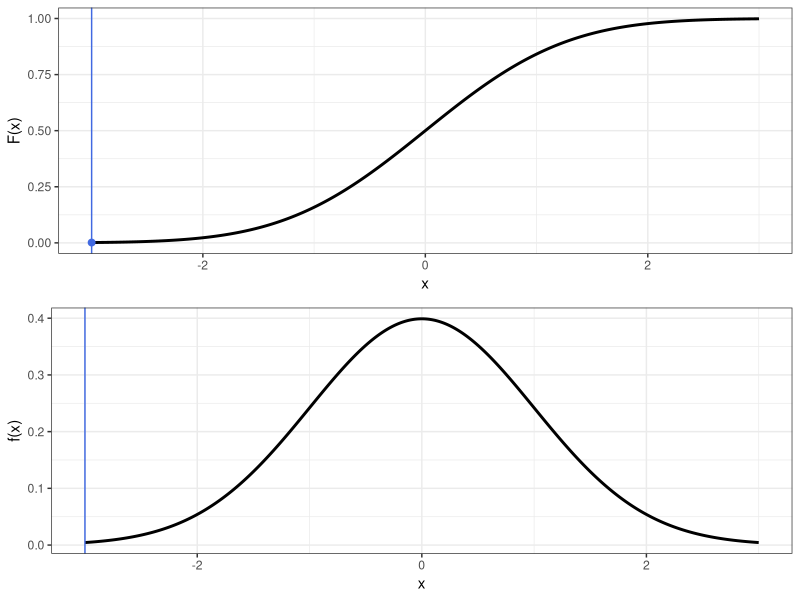
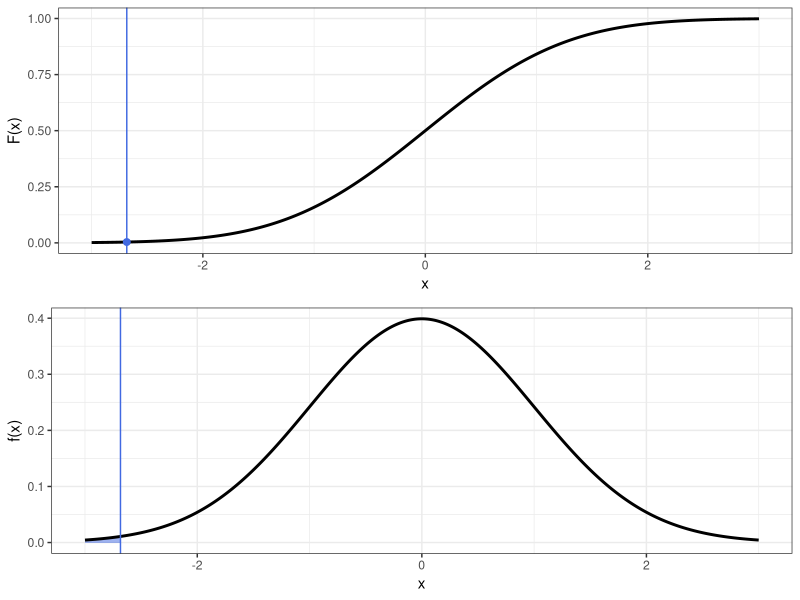
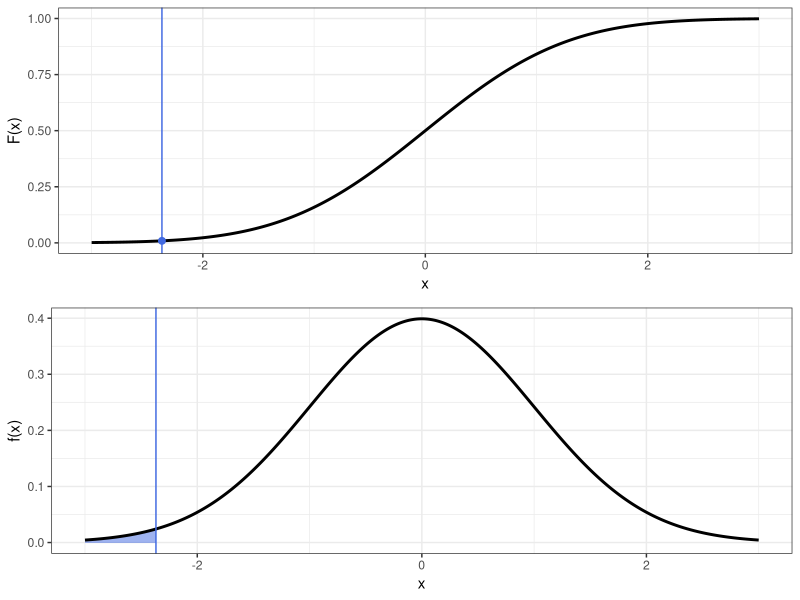
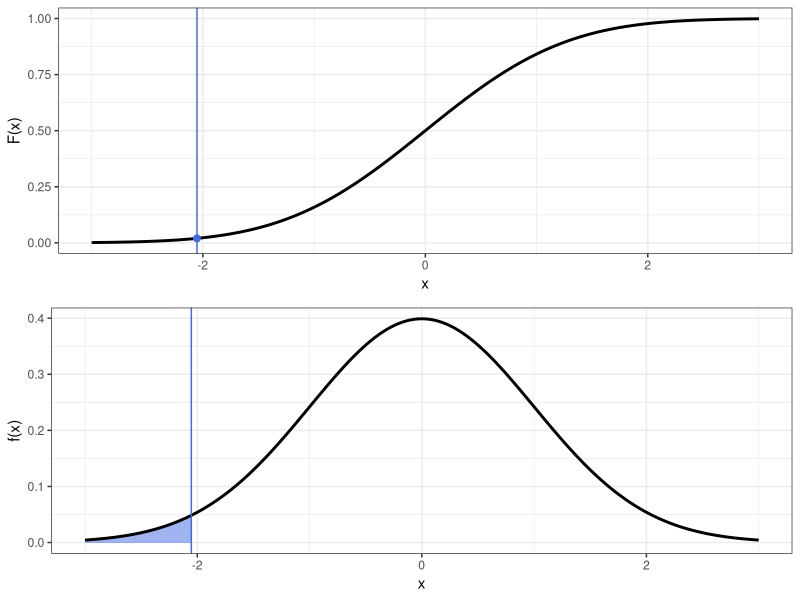
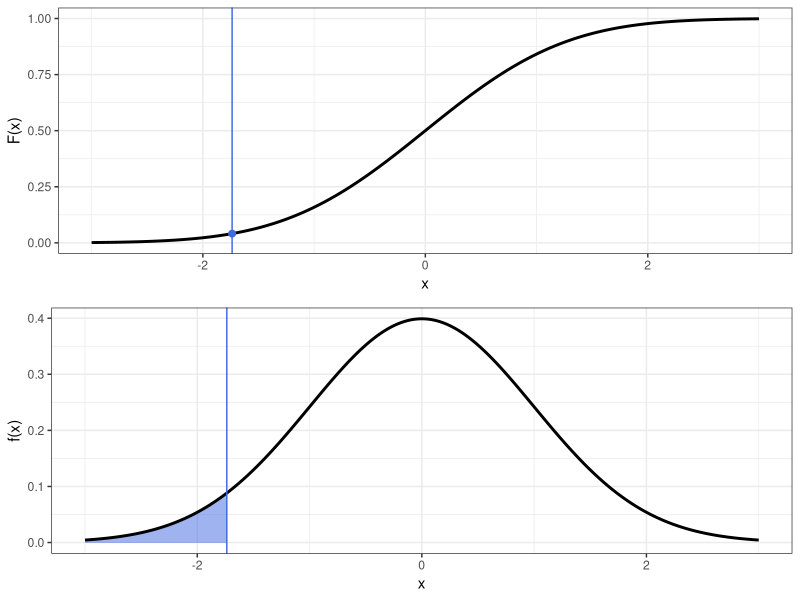
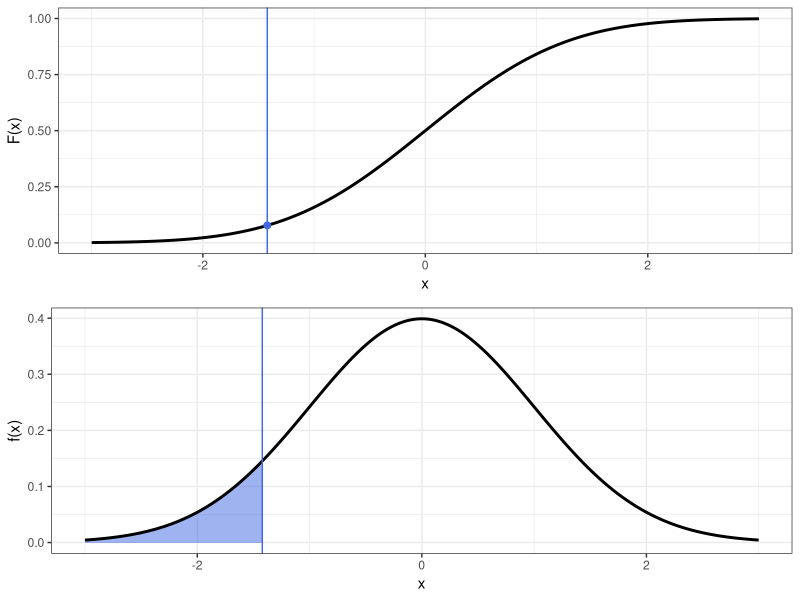
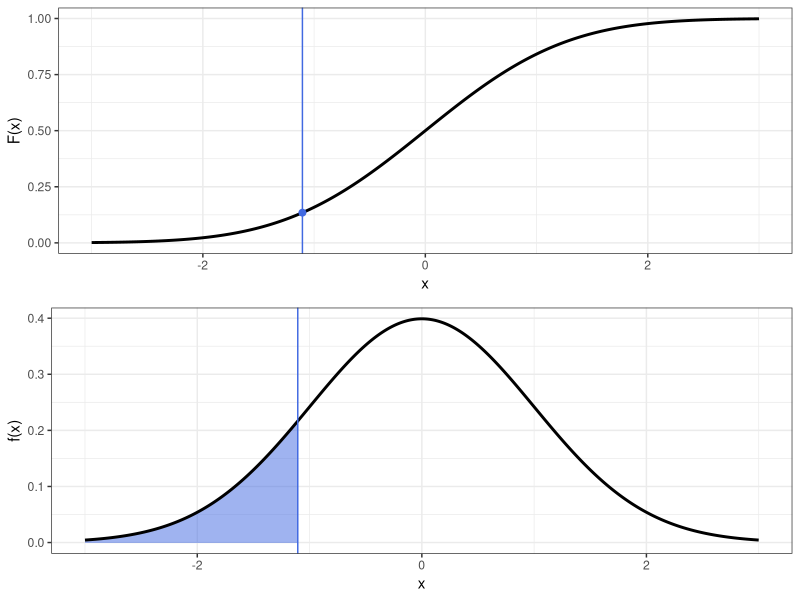
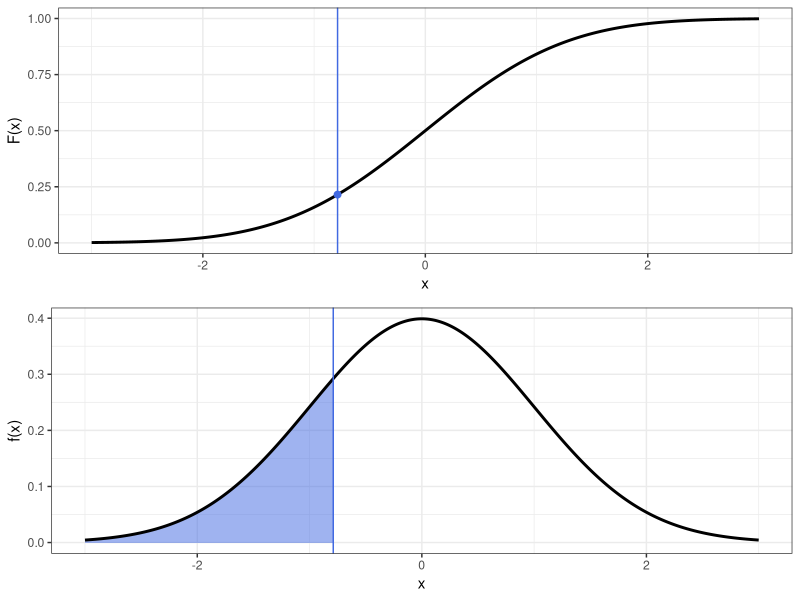

Reproduce these figures in R, in order.
library(tidyverse)
theme_set(theme_bw())

dir.create("antideriv_pics")


x_lines <- seq(-3, 3, length.out = 20) %>% round(3)

tibble(x = seq(-3, 3, by = .001),
       func = dnorm(x),
       integral = pnorm(x)) -> antideriv_data

tibble(x = x_lines,
       y = pnorm(x)) -> antideriv_points

# i = 3

for (i in 1:20) {
  gridExtra::grid.arrange(
    antideriv_data %>%
      ggplot(aes(x, integral)) +
      # geom_area(
      #   data = antideriv_data %>% filter(x < x_lines[2]),
      #   fill = "royalblue",
      #   alpha = .5
      # ) +
      geom_line(size = 1) +
      geom_vline(xintercept = x_lines[i],
                 color = "royalblue") +
      annotate(
        geom = "point",
        x = x_lines[i],
        y = antideriv_points$y[i],
        size = 2,
        color = "royalblue"
      ) +
      # #  facet_wrap(~ name, nrow = 2, scales = "free_y") +
      labs(y = "F(x)"),
    
    antideriv_data %>%
      ggplot(aes(x, func)) +
      geom_area(
        data = antideriv_data %>% filter(x < x_lines[i]),
        fill = "royalblue",
        alpha = .5
      ) +
      geom_line(size = 1) +
      geom_vline(xintercept = x_lines[i],
                 color = "royalblue") +
      #  facet_wrap(~ name, nrow = 2, scales = "free_y") +
      labs(y = "f(x)")
  ) -> current_plot
  
  ggsave(paste0("antideriv_pics/antideriv", i, ".png"), current_plot)
  
}
  
  # antideriv_data %>%
  #   ggplot(aes(x, integral)) +
  #   # geom_area(
  #   #   data = antideriv_data %>% filter(x < x_lines[2]),
  #   #   fill = "royalblue",
  #   #   alpha = .5
  #   # ) +
  #   geom_line(size = 1) +
  #   geom_vline(xintercept = x_lines[i],
  #              color = "royalblue") +
  #   annotate(geom = "point",
  #            x = x_lines[i],
  #            y = antideriv_points$y[i],
  #            size = 2,
  #            color = "royalblue") +
  #   # #  facet_wrap(~ name, nrow = 2, scales = "free_y") +
  #   labs(y = "Value"),
  # 
  # antideriv_data %>%
  #   ggplot(aes(x, func)) +
  #   geom_area(
  #     data = antideriv_data %>% filter(x < x_lines[i]),
  #     fill = "royalblue",
  #     alpha = .5
  #   ) +
  #   geom_line(size = 1) +
  #   geom_vline(xintercept = x_lines[i],
  #              color = "royalblue") +
  #   #  facet_wrap(~ name, nrow = 2, scales = "free_y") +
  #   labs(y = "Value")
  

# ggsave("pics/antideriv.png", antideriv)




# ggsave("pics/antideriv.svg", antideriv)
